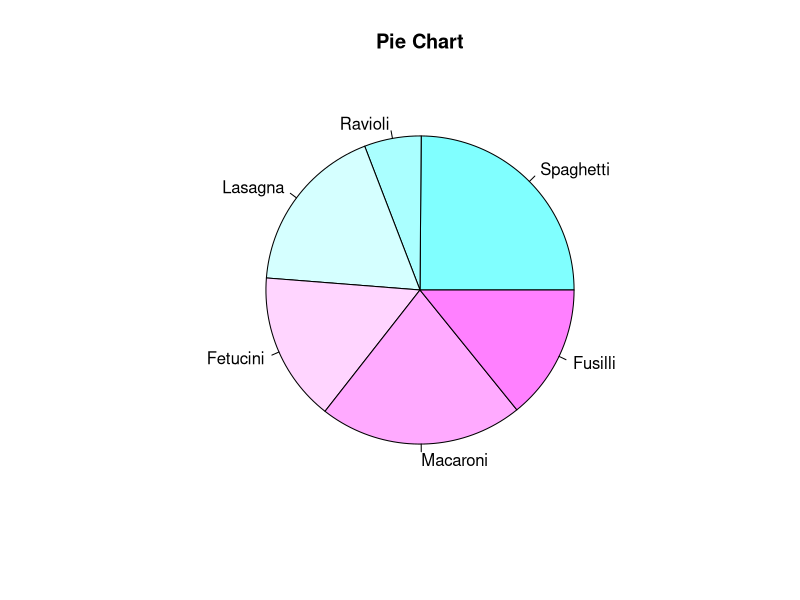
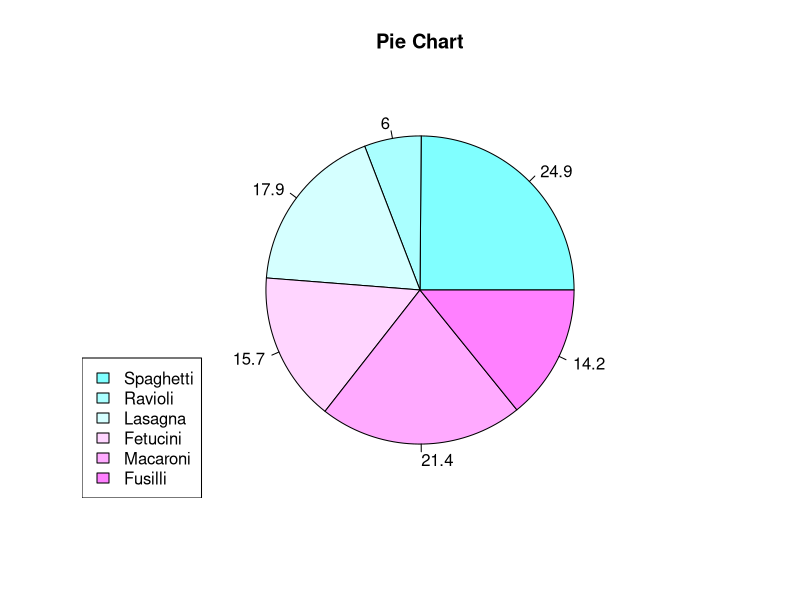
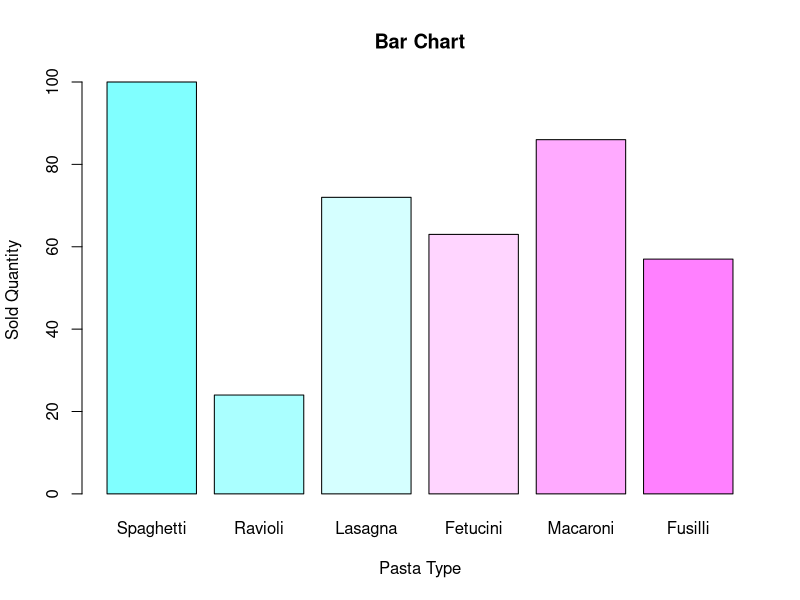
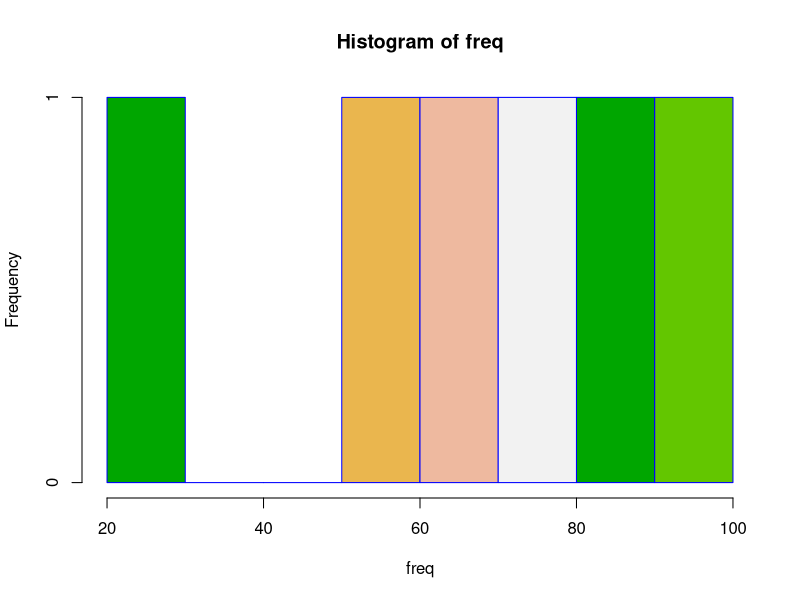
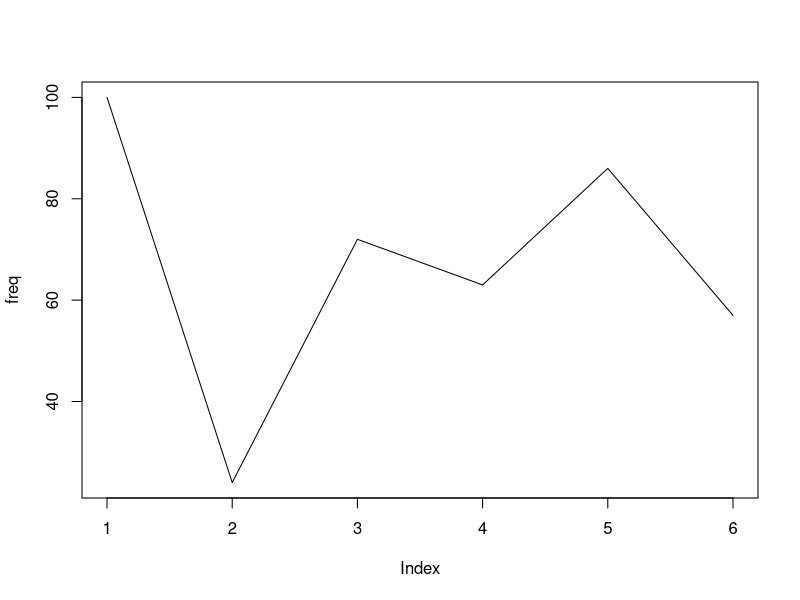
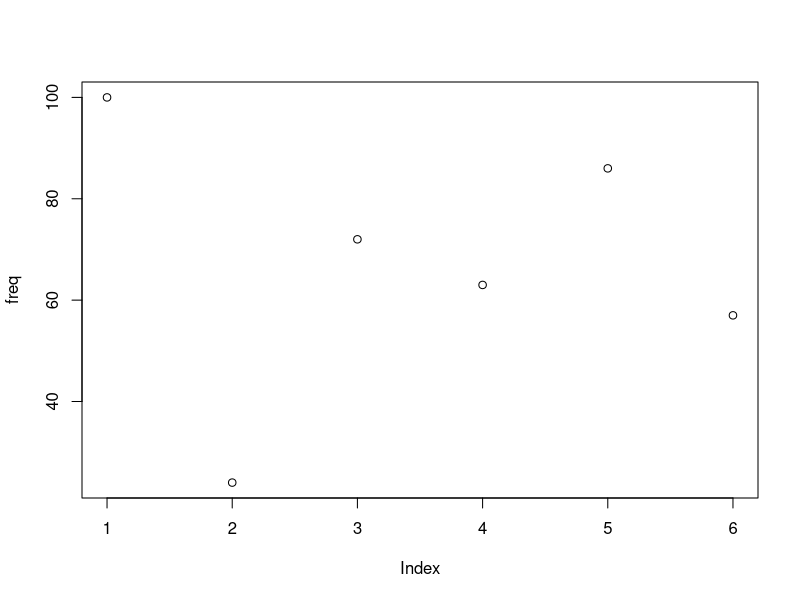
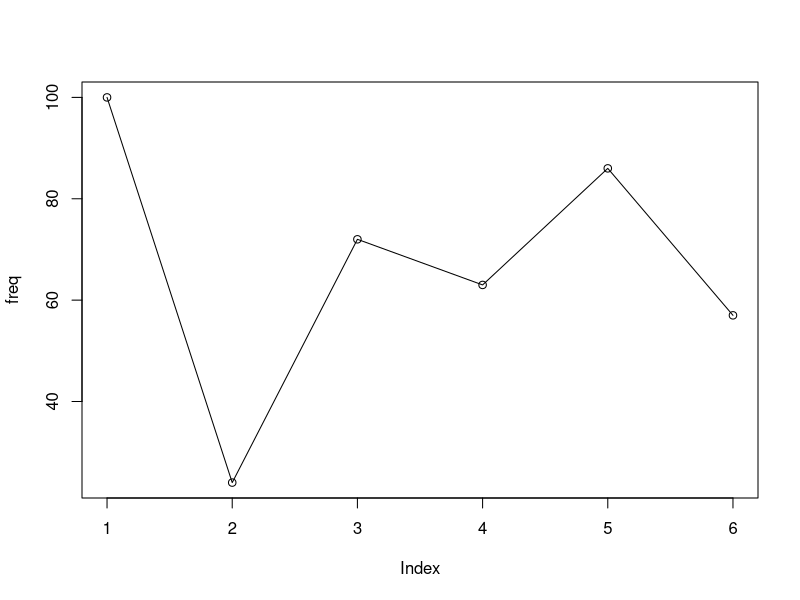
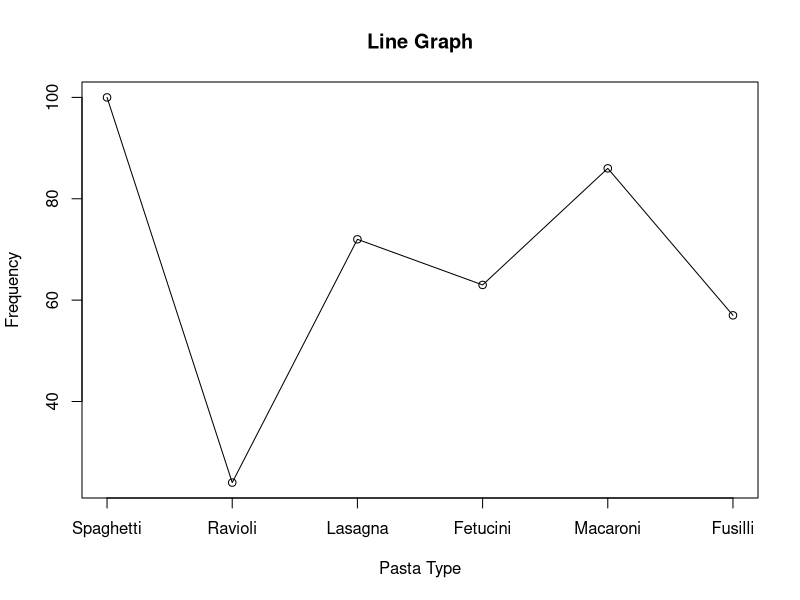

The R script that drew these images, in order:
# [Data Sample]
# Pasta Type      Sold Quantity
# Spaghetti	100
# Ravioli		24
# Lasagna		72
# Fetucini	63
# Macaroni	86
# Fusilli		57

types <- c("Spaghetti", "Ravioli", "Lasagna", "Fetucini", "Macaroni", "Fusilli")
freq <- c(100, 24, 72, 63, 86, 57)

# Pie chart --> Diagram Lingkaran (Pie) -->pie(x)
# main -> Untuk ngasih judul ke plot
# col
# - rainbow(n)
# - heat.color(n)
# - terrain.color(n)
# - cm.colors(n)
# - topo.color(n)
# labels -> untuk labelling

piepercent <- round(freq * 100 / sum (freq), 1)
pie(freq, main = "Pie Chart", col = cm.colors(length(freq)),
    labels = types)
pie(freq, main = "Pie Chart", col = cm.colors(length(freq)),
    labels = piepercent)

# Legend
# cex -> untuk ubah ukuran legend
# fill -> untuk memberikan warna pada legend
legend("bottomleft", types, fill = cm.colors(length(freq)), 
       cex = 1)

# Bar chart --> Diagram Bar --> barplot(x)
# main
# xlab
# ylab
# names.arg
barplot(freq, main = "Bar Chart", xlab = "Pasta Type",
        ylab = "Sold Quantity", col = cm.colors(length(freq)),
        names.arg = types)

# Histogram --> hist(x)
hist(freq, col = terrain.colors(length(freq)),
     breaks = 10, border = "blue")

# Line Graph --> Grafik Garis --> plot(x)
plot(freq, type = "l")
plot(freq, type = "p")
plot(freq, type = "o")
plot(freq, type = "o", main = "Line Graph", xlab = "Pasta Type",
     ylab = "Frequency", xaxt = "none")

axis(1, at = 1: length(freq), labels = types)

# Box plot --> boxplot(x)
# min -> value terendah
# max -> value tertinggi
# median -> Value tengah
# quartil1 -> Value diantara min dan median
# quartil3 -> Value diantara max dan median
boxplot(freq,  main = "Box Plot")

# ggplot2 -> Sebuah library yang dapat membantu kita untuk melakukan plotting
# Installasi package -> install.packages("ggplot2")

# call the library
library(ggplot2)

# Use
ggplot(data.frame(types, freq), aes(x = types, y = freq)) +
  geom_bar(stat = "identity", fill = cm.colors(length(freq)))


